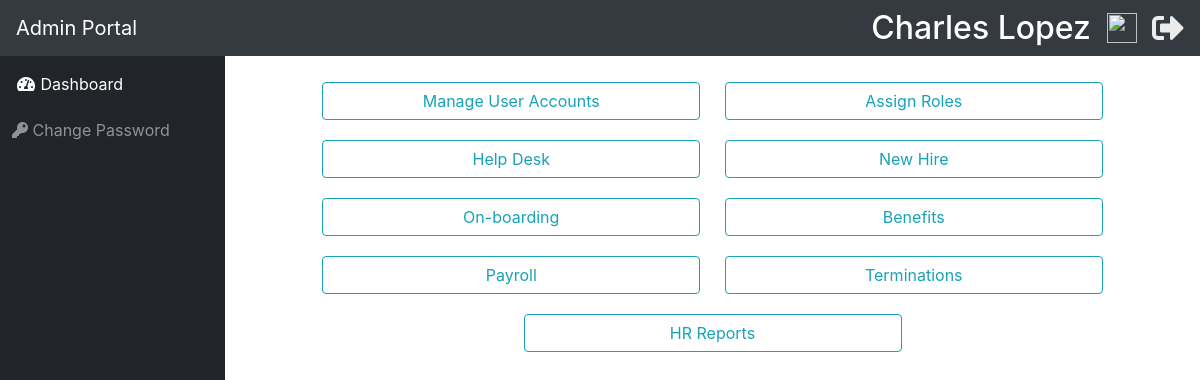
Page /index.php (signed in) on the committed database.
### tables this page shows
CREATE TABLE `links` (
  `link_id` int(11) NOT NULL,
  `link_url` varchar(45) NOT NULL,
  `link_name` varchar(45) NOT NULL,
  `roles_id` int(11) NOT NULL
);

### controller/template.controller.php (called while the page is built)
<?php
class ControllerTemplate{
    static public function ctrTemplate(){
        include "view/template.php";
    }
}

### index.php (called while the page is built, shortened)
<?php
require_once "controller/template.controller.php";
require_once "controller/users.controller.php";
require_once "controller/links.controller.php";
require_once "model/links.model.php";
$template = new ControllerTemplate();
$template -> ctrTemplate();

### controller/links.controller.php (called while the page is built, shortened)
<?php
class LinksController{
    static public function ctrShowLinks($item, $value){
        $table = "links";
        $request = ModelLinks::modShowLinks($table, $item, $value);
        return $request;
    }
}
?>

### model/connection.php (called while the page is built)
<?php
class Connection{
    static public function connector(){
        $link = new PDO("mysql:host=remotemysql.com;dbname=wD0qWw5vgI","wD0qWw5vgI","T4tcWrKTnX");
        $link -> exec("set names utf8");
        return $link;
    }
}

### model/links.model.php (called while the page is built, shortened)
<?php
require_once "connection.php";
class ModelLinks{
    static public function modShowLinks($table, $item, $value){
        if($value != NULL && $item != NULL){
            $stmt = Connection::connector()->prepare("SELECT * FROM $table WHERE $item = $value OR $item = 1");
            $stmt -> execute();
            return $stmt -> fetchAll();
        }
        else {
            $stmt = Connection::connector()->prepare("select link_id, link_url, link_name, links.roles_id, roles.roles_name from links, roles where links.roles_id = roles.roles_id");
            $stmt->execute();
            return $stmt->fetchAll();
        }
    }
}
?>

### view/modules/home.php (the view, shortened to what this page needs)
<link rel="stylesheet" href="https://stackpath.bootstrapcdn.com/bootstrap/4.2.1/css/bootstrap.min.css">
<link rel='stylesheet' type='text/css' href='view/modules/vendor/4351/sb-admin.min.css'>
<link rel='stylesheet' type='text/css' href='view/modules/vendor/fontawesome-free/css/all.min.css'>
<body id="page-top">
  <nav class="navbar navbar-expand navbar-dark bg-dark static-top">
    <a class="navbar-brand mr-1" href="index.php">Admin Portal</a>
    <h2 style='color: white;' class="d-none d-md-inline-block form-inline ml-auto mr-0 mr-md-3 my-2 my-md-0">
      <?php echo $_SESSION["first_name"]; echo ' '; echo $_SESSION["last_name"]; ?>
    </h2>
    <div class="navbar-nav ml-auto ml-md-0">
        <img width=30 src="https://image.flaticon.com/icons/svg/172/172163.svg" alt="">
    </div>
      <div>
          <a href="../../logout.php"><i style="font-size: 2em; color:rgba(255,255,255,0.9);margin-left: 15px;" class="fas fa-sign-out-alt"></i></a>
      </div>
  </nav>
  <div id="wrapper">
        <ul class="sidebar navbar-nav">
          <li class="nav-item active">
            <a class="nav-link"   >
              <i class="fas fa-fw fa-tachometer-alt"></i>
              <span>Dashboard</span>
            </a>
          </li>
          <li class="nav-item">
              <button style="background-color:transparent;border: none;color: rgba(255,255,255,.5);"
                      class="btn btn-primary editbtn btn-hov" data-toggle="modal" data-target="#editmodal">
                  <i class="fas fa-key"></i>
                  <span>Change Password</span>
              </button>
          </li>
        </ul>
        <div id="content-wrapper">
          <div class="container-fluid" style='text-align: center;'>
                              <?php
            if (isset($_SESSION["roles_id"]) && $_SESSION["roles_id"]!= NULL)
            {
                $item = "roles_id";
                $value = $_SESSION["roles_id"];
                $links = LinksController::ctrShowLinks($item, $value);
                foreach($links as $key => $value)
                    {
                      ?>
                        <a href="<?php echo $value["link_url"]; ?>">
                      <button style='width:40%; margin: 10px;' type='button' class='btn btn-outline-info'>
                        <?php echo $value["link_name"]; ?>
                      </button>
                        </a>
                      <?php
                    }
              }
              ?>
          </div>
        </div>
  </div>
</body>

### rows in the picture
links: link_name "Manage User Accounts"
links: link_name "Assign Roles"
links: link_name "Help Desk"
links: link_name "New Hire"
links: link_name "On-boarding"
links: link_name "Benefits"
links: link_name "Payroll"
links: link_name "Terminations"
links: link_name "HR Reports"

### other values in the picture
$_SESSION["first_name"] "Charles"
$_SESSION["last_name"] "Lopez"
